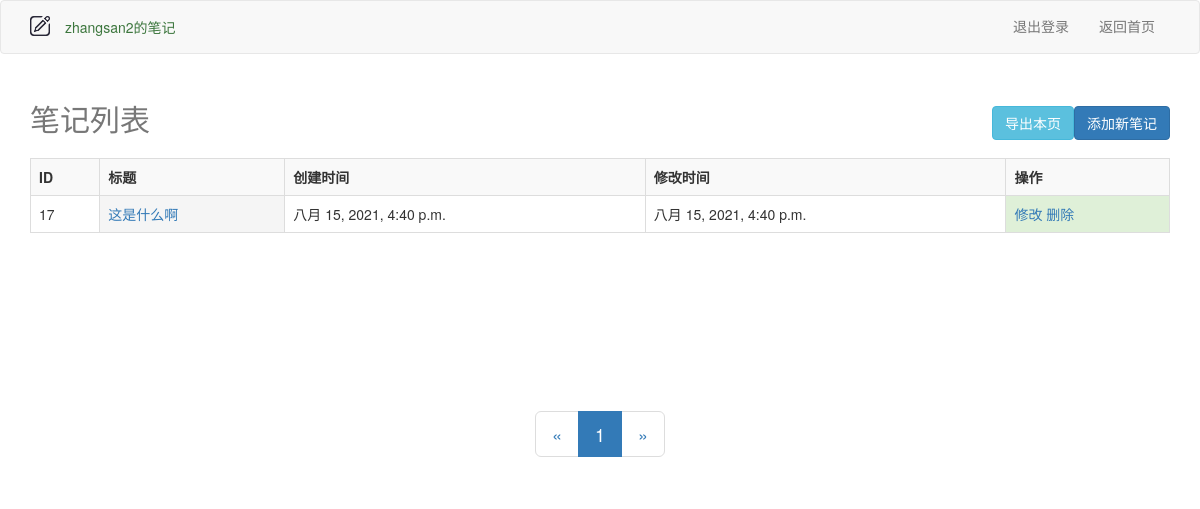
/note/list (signed in), run on the app's committed database.
### note/models.py (models this page shows)
class Note(models.Model):
    title=models.CharField('标题', max_length=100)
    content=models.TextField('内容')
    created_time=models.DateTimeField('创建时间',auto_now_add=True)
    updated_time=models.DateTimeField('创建时间',auto_now=True)
    user = models.ForeignKey(User, on_delete=models.CASCADE)

### note/views.py (the view, shortened to what this page needs)
    def wrap(request, *args, **kwargs):
        return fn(request, *args, **kwargs)

### note/views.py (called while the page is built, shortened)
def check_login(fn):
    def wrap(request, *args, **kwargs):
        return fn(request, *args, **kwargs)
    return wrap

@check_login
def list_view(request):
    page_num = request.GET.get("page",1)
    user_id=request.session['uid']
    noteList = Note.objects.filter(user_id=user_id)
    p = Paginator(noteList,5)
    page_obj=p.get_page(page_num)
    return render(request, 'note/list_note.html', locals())

### note/templates/note/list_note.html (shortened to what this page needs)
{% extends "base.html" %}
{% load static %}
{% block body %}
<nav class="navbar navbar-default">
   <div class="container">
    <div class="navbar-header">
      <a class="navbar-brand" href="#"><img src="{% static "note/images/brand.png" %}" alt="brand" width="20px"></a>
      <ul class="nav navbar-nav">
        <li class="active"><p class="text-success" id="session_id">{{ request.session.username }}的笔记</p></li>
      </ul>
    </div>
    <div class="collapse navbar-collapse" id="bs-example-navbar-collapse-1">
      <ul class="nav navbar-nav navbar-right">
        <li><a href="/user/logout">退出登录</a></li>
        <li><a href="/index">返回首页</a></li>
      </ul>
    </div>
    </div>
</nav>
<div class="container" style="height: 317.24px">
<div class="table-responsive" >
    <table class="table table-striped table-bordered table-hover">
        <caption><h2>笔记列表 <p class="pull-right"><a href="/note/produce_csv" class="btn btn-info">导出本页</a><a href="/note/add" class="btn btn-primary">添加新笔记</a></p></h2> </caption>
        <tr>
            <th>ID</th>
            <th>标题</th>
            <th>创建时间</th>
            <th>修改时间</th>
            <th>操作</th>
        </tr>
        {% for foo in page_obj %}
        <tr>
            <td>{{ foo.id }}</td>
            <td class="active"><a href="/note/detail?id={{ foo.id }}">{{ foo.title }}</a></td>
            <td>{{ foo.created_time }}</td>
            <td>{{ foo.updated_time }}</td>
            <td class="success">
                <a href="/note/edit?id={{ foo.id }}">修改</a>
                <a href="/note/delete/{{ foo.id }}">删除</a>
            </td>
         </tr>
        {% endfor %}
    </table>
</div>
</div>
<div class="container text-center">
    <nav aria-label="Page navigation">
      <ul class="pagination pagination-lg">
        <li>
          <a  aria-label="Previous">
            <span aria-hidden="true">&laquo;</span>
          </a>
        </li>
        {% for foo in p.page_range %}
          <li
          {% if foo == page_obj.number %}
              class="active"
          {% endif %}
          ><a
          >{{ foo }}</a></li>
        {% endfor %}
        <li>
          <a  aria-label="Next">
            <span aria-hidden="true">&raquo;</span>
          </a>
        </li>
      </ul>
    </nav>
</div>
{% endblock %}

### note/templates/note/list_note.html (style rules this page uses)
#session_id { margin:16px 0; }

### data on the page
Note: id "17", title "这是什么啊", created_time "八月 15, 2021, 4:40 p.m.", updated_time "八月 15, 2021, 4:40 p.m."

### other printed values
{{ request.session.username }} "zhangsan2"
{{ foo }} "1"
